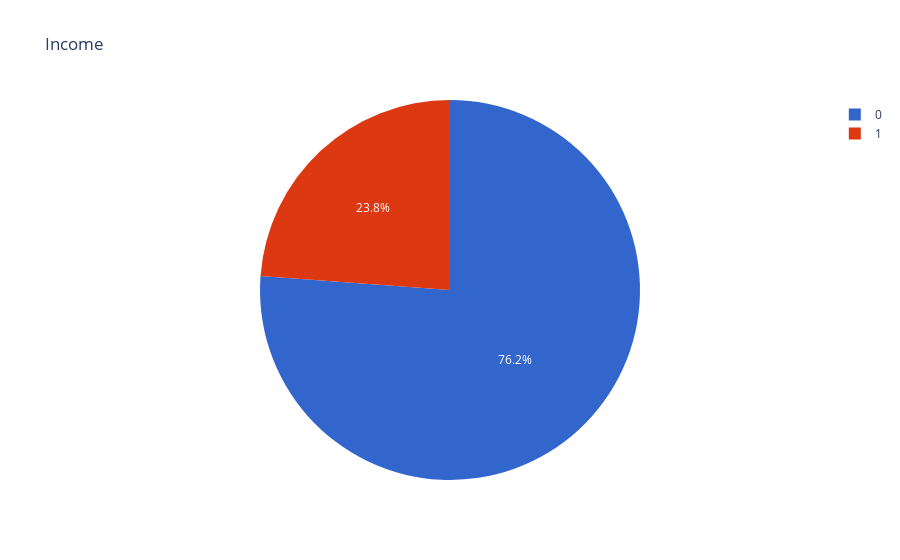

Write notebook code for a chart like this one.
### Markdown cell above
Since we have unbalance dataset with 75% of low income people, let's increase the number of high income values to make our data balanced

### Code cell
px.pie(df, names='income', title='Income', color_discrete_sequence=px.colors.qualitative.G10)

### Figure 1 — Plotly figure (JSON) as saved in the notebook; plotly's stock layout.template omitted (floating-point values rounded to 4 significant figures; data arrays with more than 128 entries replaced by an {"elided": "..."} marker saying what was removed)
{"data": [{"domain": {"x": [0, 1], "y": [0, 1]}, "hovertemplate": "income=%{label}<extra></extra>", "labels": {"elided": "24862 int values"}, "legendgroup": "", "name": "", "showlegend": true, "type": "pie"}], "layout": {"legend": {"tracegroupgap": 0}, "piecolorway": ["#3366CC", "#DC3912", "#FF9900", "#109618", "#990099", "#0099C6", "#DD4477", "#66AA00", "#B82E2E", "#316395"], "title": {"text": "Income"}}}
